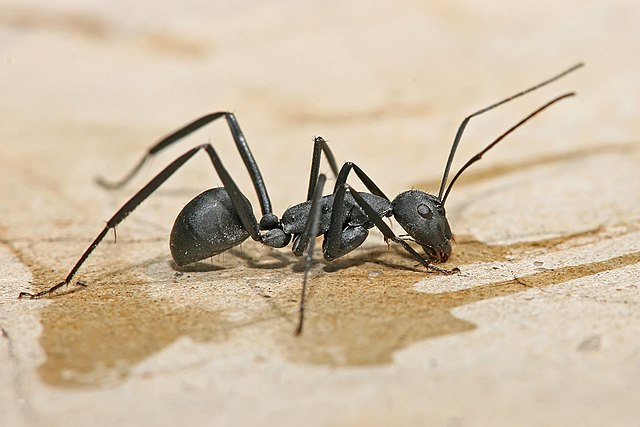
#> input picture Week 6/ant.jpg, 640 x 427 px
$ jupyter execute imageTest.ipynb
#> lines starting #> are read from the running program, lines starting #| are printed output that depends on the picture
[cell 1]
import cv2
import matplotlib.pyplot as plt

[cell 2]
data = cv2.imread('ant.jpg')
#> data is the input picture: shape (427, 640, 3); mean B, G, R 164.2, 188.6, 205.9

[cell 3]
plt.imshow(cv2.cvtColor(data, cv2.COLOR_BGR2RGB))

[cell 4]
print(data.shape)
#| (427, 640, 3)

[cell 5]
cropped_image = data[100:420, 100:420]
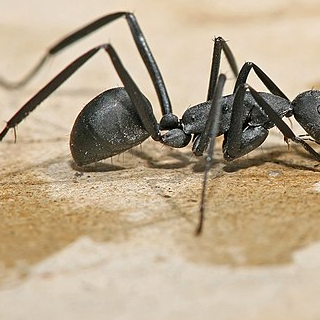
#> cropped_image: shape (320, 320, 3); mean B, G, R 141.6, 167.5, 184.5

[cell 6]
print(cropped_image.shape)
#| (320, 320, 3)

[cell 7]
plt.imshow(cropped_image,cmap='gray')

[cell 8]
plt.imshow(cv2.cvtColor(cropped_image, cv2.COLOR_BGR2RGB))
